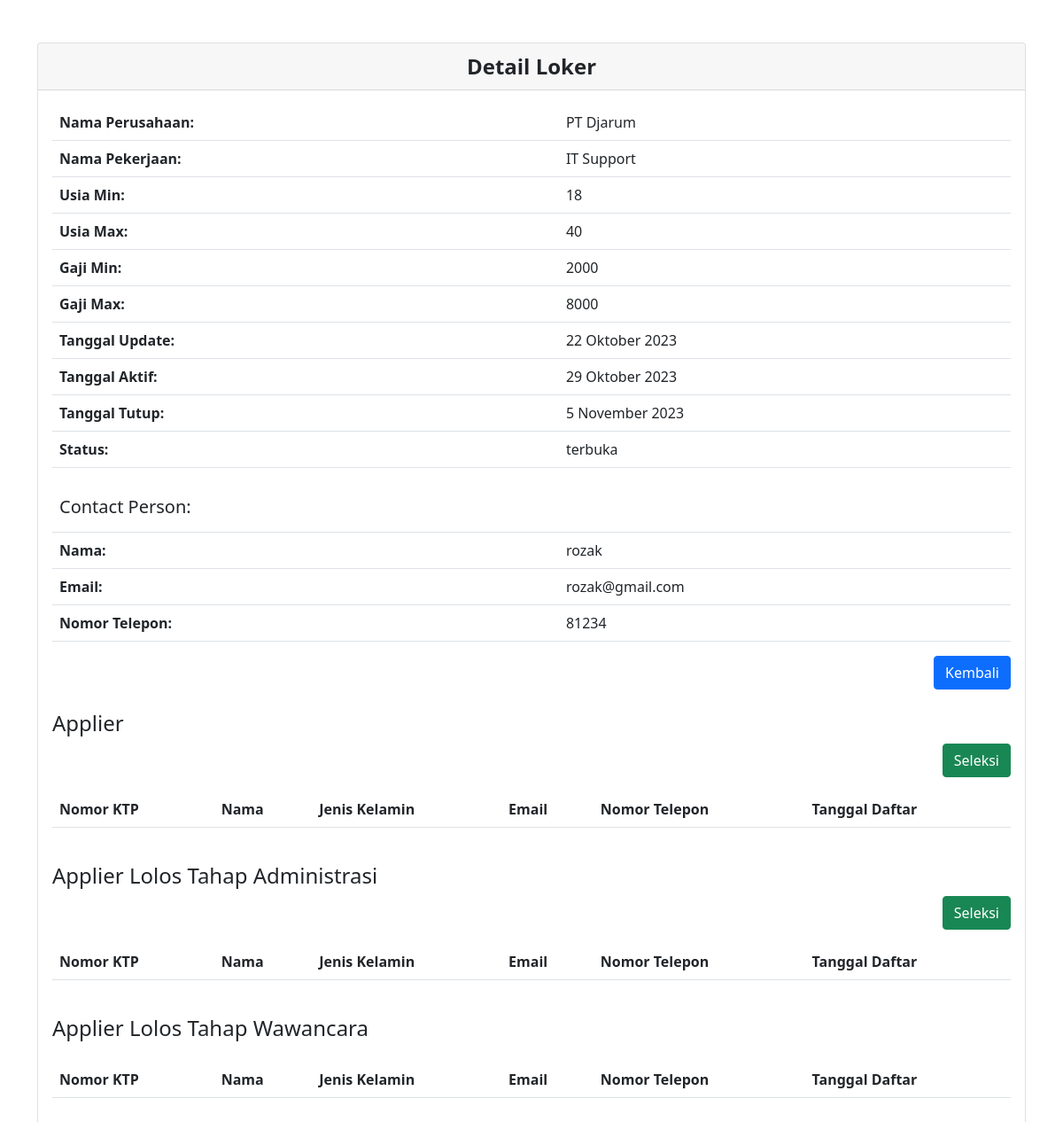
Before: /CRUD_loker/view_loker.php?idloker=1 with the older database file.
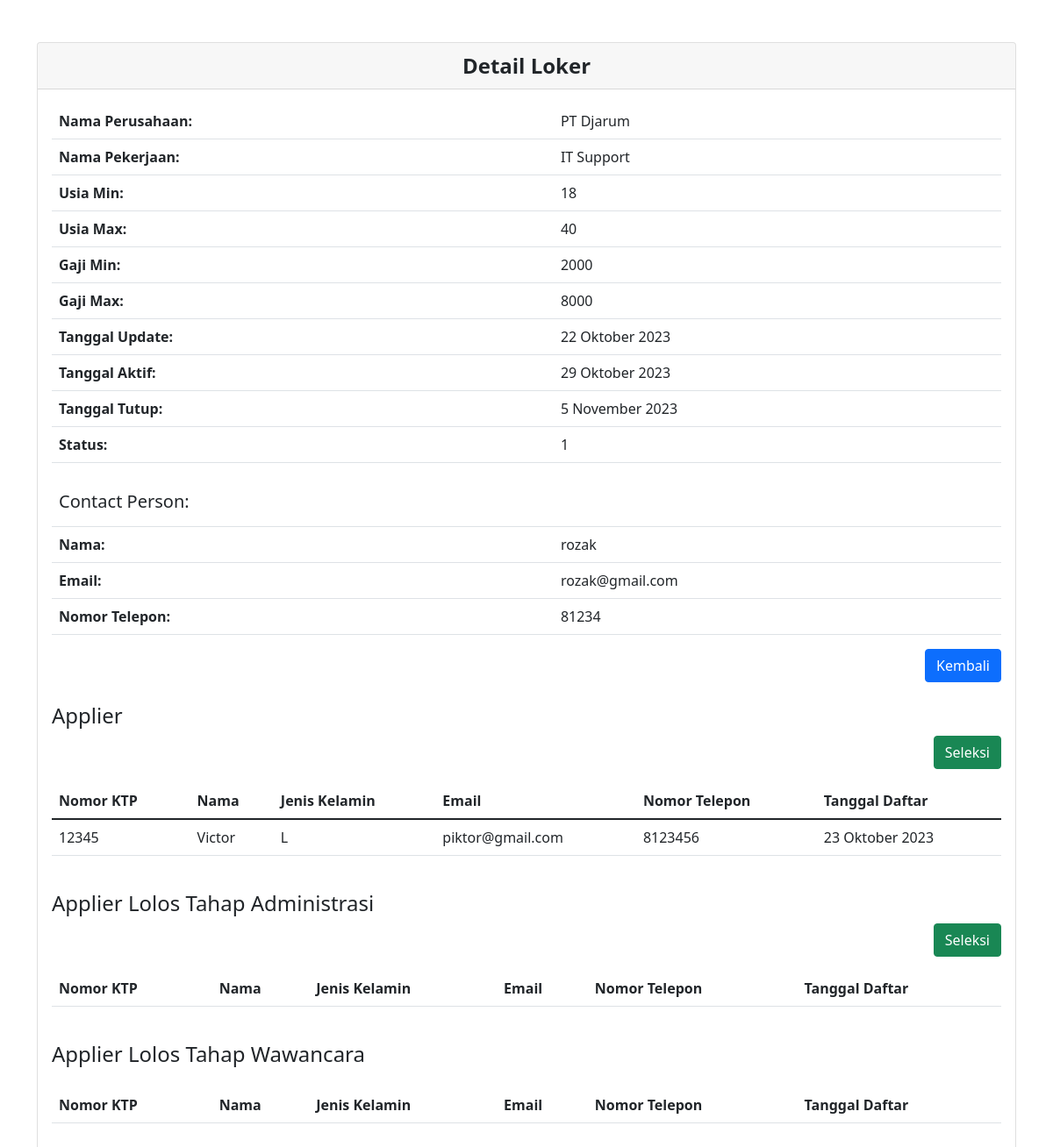
After: the same page with the newer database file.
### tables this page shows
CREATE TABLE `loker` (
  `idloker` varchar(20) NOT NULL,
  `idperusahaan` varchar(20) NOT NULL,
  `nama` varchar(50) NOT NULL,
  `tipe` varchar(20) NOT NULL,
  `usia_min` int(11) NOT NULL,
  `usia_max` int(11) NOT NULL,
  `gaji_min` int(20) NOT NULL,
  `gaji_max` int(25) NOT NULL,
  `nama_cp` varchar(30) NOT NULL,
  `email_cp` varchar(50) NOT NULL,
  `no_telp_cp` int(15) NOT NULL,
  `tgl_update` varchar(30) NOT NULL,
  `tgl_aktif` varchar(30) NOT NULL,
  `tgl_tutup` varchar(30) NOT NULL,
  `status` varchar(30) NOT NULL
);

CREATE TABLE `perusahaan` (
  `idperusahaan` varchar(20) NOT NULL,
  `nama` varchar(50) NOT NULL
);

CREATE TABLE `apply_loker` (
  `idapply` varchar(20) NOT NULL,
  `idloker` varchar(20) NOT NULL,
  `noktp` int(17) NOT NULL,
  `tgl_apply` varchar(20) NOT NULL
);

CREATE TABLE `pencaker` (
  `noktp` int(17) NOT NULL,
  `nama` varchar(100) NOT NULL,
  `password` varchar(50) NOT NULL,
  `jenis_kelamin` char(1) NOT NULL,
  `tempat_lahir` varchar(100) NOT NULL,
  `tanggal_lahir` varchar(50) NOT NULL,
  `alamat` varchar(100) NOT NULL,
  `kota` varchar(50) NOT NULL,
  `email` varchar(50) NOT NULL,
  `no_telp` int(15) NOT NULL,
  `foto` varchar(20) NOT NULL,
  `tgl_daftar` varchar(30) NOT NULL,
  `file_ktp` varchar(20) NOT NULL,
  `idtahapan` varchar(20) NOT NULL
);

### CRUD_loker/view_loker.php (the view, shortened to what the changed rows need)
<?php
require_once("../db_login.php");
if (isset($_GET['idloker'])) {
    $idloker = $_GET['idloker'];
    $query = "SELECT loker.*, perusahaan.nama AS nama_perusahaan
              FROM loker
              JOIN perusahaan ON loker.idperusahaan = perusahaan.idperusahaan
              WHERE loker.idloker = '$idloker'";
    $result = $db->query($query);
    if ($result->num_rows == 1) {
        $row = $result->fetch_object();
    } else {
        echo "Loker tidak ditemukan.";
    }
    $queryTahap1 = "SELECT
                    apply_loker.noktp,
                    pencaker.nama,
                    pencaker.jenis_kelamin,
                    pencaker.email,
                    pencaker.no_telp,
                    pencaker.tgl_daftar
                    FROM apply_loker
                    JOIN pencaker ON apply_loker.noktp = pencaker.noktp
                    LEFT JOIN tahapan_apply ON apply_loker.idapply = tahapan_apply.idapply
                    WHERE apply_loker.idloker = $idloker AND tahapan_apply.idtahapan = 't1'";
    $resultTahap1 = $db->query($queryTahap1);
 ?>
    <div class="card mt-5" onload="updateStatus()">
        <div class="card-header text-center" style="font-size: 24px; font-weight: bold;">Detail Loker</div>
        <div class="card-body">
            <table class="table">
                <tr>
                    <th>Nama Perusahaan:</th>
                    <td><?php echo $row->nama_perusahaan; ?></td>
                </tr>
                <tr>
                    <th>Nama Pekerjaan:</th>
                    <td><?php echo $row->nama; ?></td>
                </tr>
                <tr>
                    <th>Usia Min:</th>
                    <td><?php echo $row->usia_min; ?></td>
                </tr>
                <tr>
                    <th>Usia Max:</th>
                    <td><?php echo $row->usia_max; ?></td>
                </tr>
                <tr>
                    <th>Gaji Min:</th>
                    <td><?php echo $row->gaji_min; ?></td>
                </tr>
                <tr>
                    <th>Gaji Max:</th>
                    <td><?php echo $row->gaji_max; ?></td>
                </tr>
                <tr>
                    <th>Tanggal Update:</th>
                    <td><?php echo $row->tgl_update; ?></td>
                </tr>
                <tr>
                    <th>Tanggal Aktif:</th>
                    <td><?php echo $row->tgl_aktif; ?></td>
                </tr>
                <tr>
                    <th>Tanggal Tutup:</th>
                    <td><?php echo $row->tgl_tutup; ?></td>
                </tr>
                <tr>
                    <th>Status:</th>
                    <td id="status"><?php echo $row->status;?></td>
                </tr>
                <tr>
                    <td>
                        <h5><br>Contact Person:</h5>
                    </td>
                    <td></td>
                </tr>
                <tr>
                    <th>Nama:</th>
                    <td><?php echo $row->nama_cp; ?></td>
                </tr>
                <tr>
                    <th>Email:</th>
                    <td><?php echo $row->email_cp; ?></td>
                </tr>
                <tr>
                    <th>Nomor Telepon:</th>
                    <td><?php echo $row->no_telp_cp; ?></td>
                </tr>
            </table>
            <div class="d-grid gap-2 d-md-flex justify-content-md-end">
                <a href="../index_loker.php" class="btn btn-primary">Kembali</a>
            </div>
            <br>
            <table name="Tabel Pendaftar Tahap 1 (Administrasi)" class="table mt-3">
                <label for="">
                    <h4>Applier</h4>
                </label>
                <thead>
                    <div class="d-grid gap-2 d-md-flex justify-content-md-end">
                        <a href="../Seleksi/seleksi_administrasi.php?idloker=<?php echo $idloker; ?> " class="btn btn-success" onclick="selesaikanSeleksi()">Seleksi</a>
                    </div>
                    <tr>
                        <th>Nomor KTP</th>
                        <th>Nama</th>
                        <th>Jenis Kelamin</th>
                        <th>Email</th>
                        <th>Nomor Telepon</th>
                        <th>Tanggal Daftar</th>
                    </tr>
                </thead>
                <tbody>
                    <?php
                    while ($apply_row = $resultTahap1->fetch_object()) {
                        echo "<tr>";
                        echo "<td>{$apply_row->noktp}</td>";
                        echo "<td>{$apply_row->nama}</td>";
                        echo "<td>{$apply_row->jenis_kelamin}</td>";
                        echo "<td>{$apply_row->email}</td>";
                        echo "<td>{$apply_row->no_telp}</td>";
                        echo "<td>{$apply_row->tgl_daftar}</td>";
                        echo "</tr>";
                    }
                    ?>
                </tbody>
            </table>
            <br>
            <table name="Tabel Pendaftar Tahap 2 (Wawancara)" class="table mt-3">
                <label for="">
                    <h4>Applier Lolos Tahap Administrasi</h4>
                </label>
                <thead>
                    <div class="d-grid gap-2 d-md-flex justify-content-md-end">
                        <a href="../Seleksi/seleksi_wawancara.php?idloker=<?php echo $idloker; ?>" class="btn btn-success" onclick="selesaikanSeleksi()">Seleksi</a>
                    </div>
                    <tr>
                        <th>Nomor KTP</th>
                        <th>Nama</th>
                        <th>Jenis Kelamin</th>
                        <th>Email</th>
                        <th>Nomor Telepon</th>
                        <th>Tanggal Daftar</th>
                    </tr>
                </thead>
            </table>
            <br>
            <table name="Tabel Pendaftar Tahap 3 (Lolos Wawancara)" class="table mt-3">
                <label for="">
                    <h4>Applier Lolos Tahap Wawancara</h4>
                </label>
                <thead>
                    <tr>
                        <th>Nomor KTP</th>
                        <th>Nama</th>
                        <th>Jenis Kelamin</th>
                        <th>Email</th>
                        <th>Nomor Telepon</th>
                        <th>Tanggal Daftar</th>
                    </tr>
                </thead>
            </table>
        </div>
    </div>
    </body>
    </html>
<?php
} else {
    echo "Invalid Loker ID.";
}
?>

Changed rows visible on the page:
changed loker "IT Support": status "terbuka" → "1"
added apply_loker: noktp "12345", noktp.nama "Victor", noktp.jenis_kelamin "L", noktp.email "piktor@gmail.com", noktp.no_telp "8123456", noktp.tgl_daftar "23 Oktober 2023"
